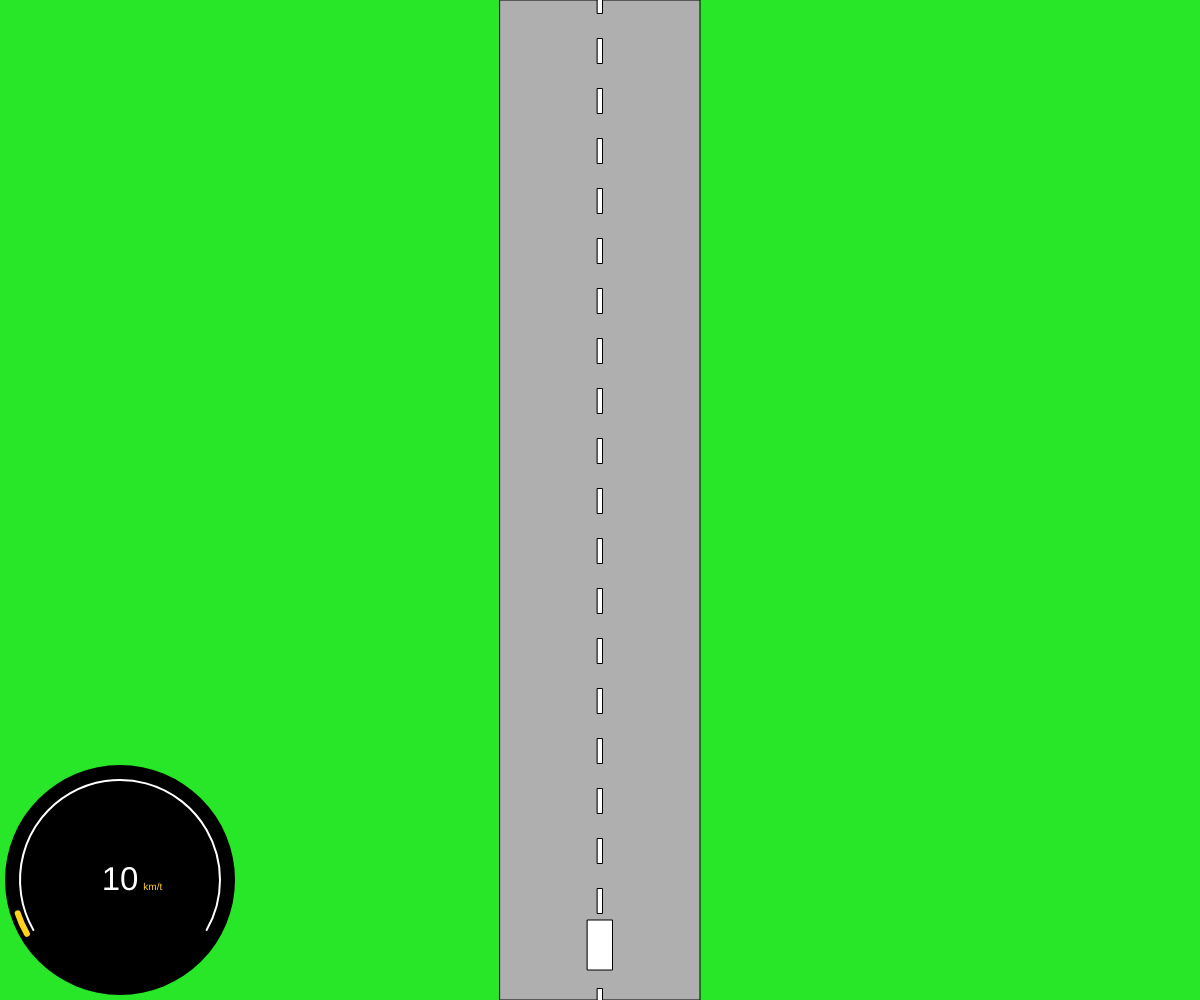
Frame 1 (no input)
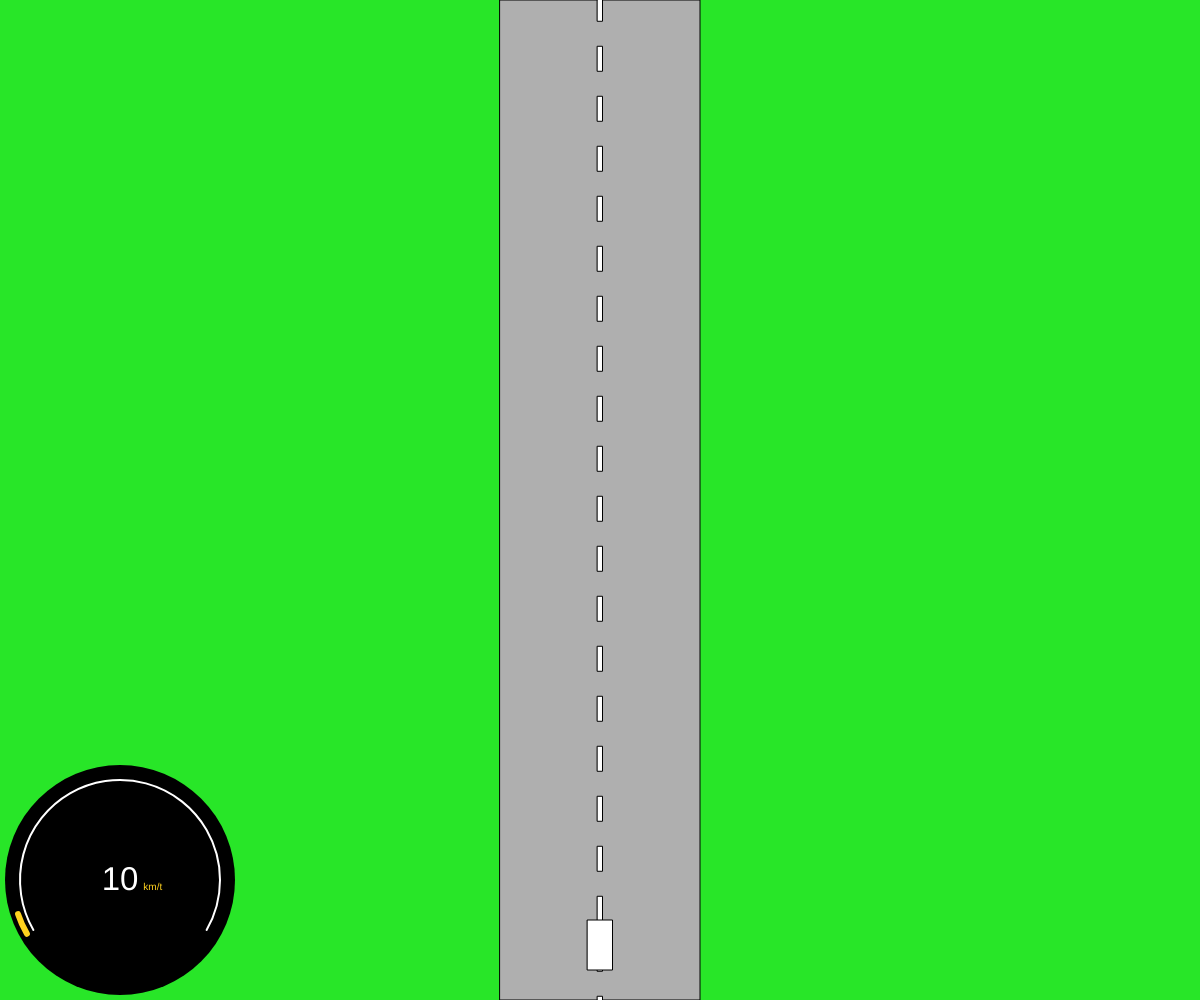
Frame 60 (no input)
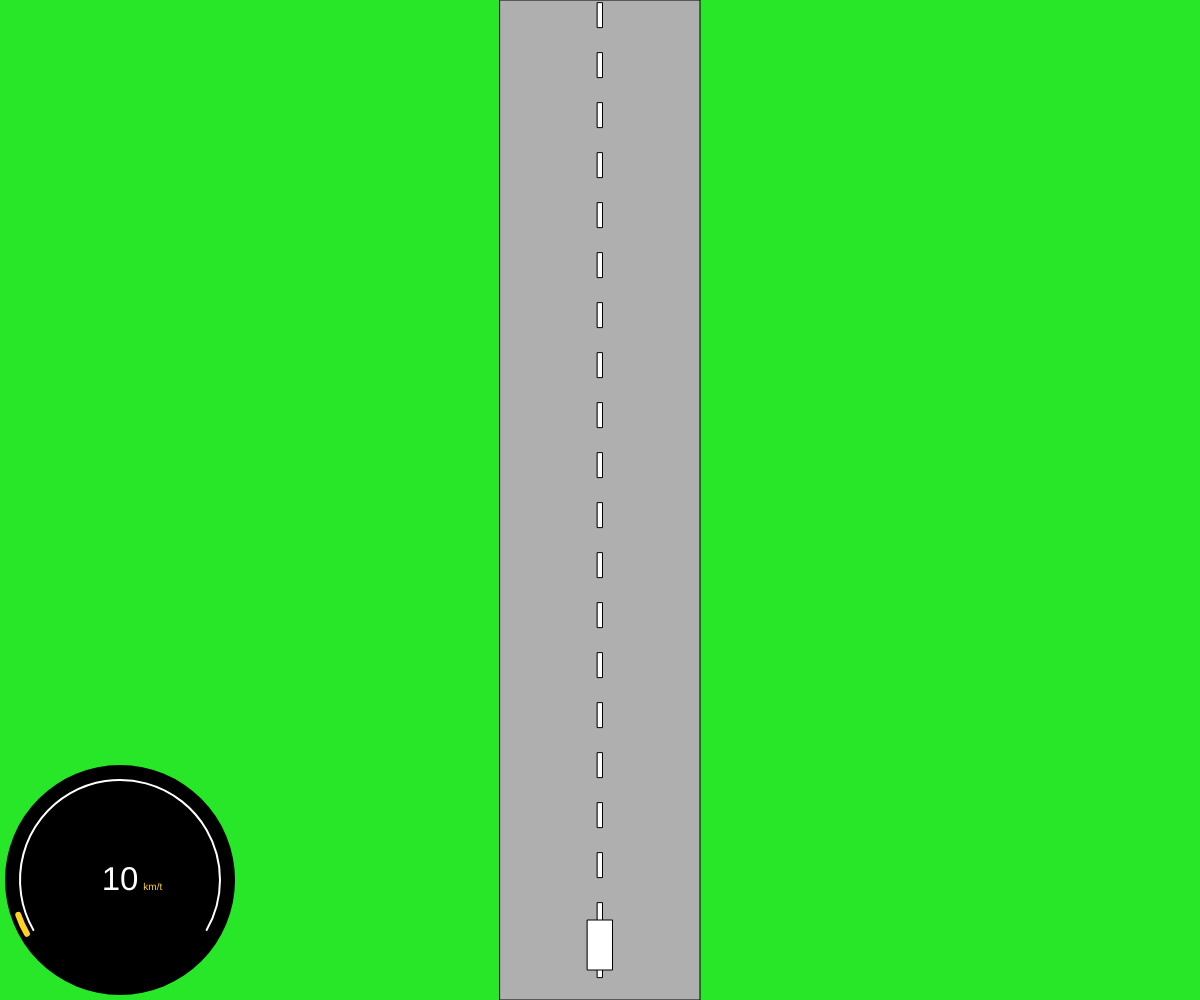
Frame 120 (the mouse pressed at the canvas centre since frame 60)

The p5.js sketch that drew these frames (run headless with seeded random() and noise() and a simulated clock; from frame 60 on, the mouse is pressed at the canvas centre):

// p5.js sketch
// ── sketch.js
let mainBil;
let sHeight = 50;
let speed = 1;
let speedOfset = 0;
let roadWidth = 200;
let speedometer;

function setup() {
  createCanvas(windowWidth, windowHeight);
  rectMode(CENTER);
  mainBil = new Bil(0, height - 55, 25, 50);
  speedometer = new Speedometer(120, height - 120, 200);
}

function draw() {
  background(40, 230, 40);
  translate(width / 2, 0);

  // Ambient
  fill(175);
  rect(0, height / 2, roadWidth, height);
  fill(255);
  // Draw road stripes
  speedOfset += speed;
  for (let i = -(sHeight); i < height + (sHeight); i += sHeight) {
    rect(0, i + speedOfset % sHeight, 5, sHeight / 2);
  }

  mainBil.update();
  mainBil.show();

  // Check keys
  if (keysDown.has('w')) speed += 0.03;
  if (keysDown.has('s')) speed = Math.max(speed - 0.03, 0);

  // Update speed
  speed *= mainBil.isOutsideRoad ? 0.95 : 0.9993; // Slow down over time
  speed = constrain(speed, 0, 20); // Constrain speed between 0 and 20

  // Drawing GUI
  translate(-(width / 2), 0);
  speedometer.setSpeed(map(speed / 2, 0, 10, 0, 220));
  speedometer.draw();
}

// Key shit
const keysDown = new Set();
document.addEventListener('keydown', (event) => keysDown.add(event.key.toLowerCase()));
document.addEventListener('keyup', (event) => keysDown.delete(event.key.toLowerCase()));

class Bil {
  constructor(x, y, w, h) {
    this.x = x;
    this.y = y;
    this.w = w;
    this.h = h;
    this.isOutsideRoad = false;

    // Posetive = right
    // Negative = left
    this.xSpeed = 0;
  }

  show() {
    fill(255);
    rect(this.x, this.y, this.w, this.h);
  }

  update() {
    this.xSpeed = 0;
    if (keysDown.has('a')) { this.xSpeed = -4; }
    if (keysDown.has('d')) { this.xSpeed = 4; }

    // If car is on grass then slow speed
    this.isOutsideRoad = Math.abs(this.x) > roadWidth / 2;
    if (this.isOutsideRoad) this.xSpeed *= 0.25;

    // Prevent car from moveing outside canvas
    this.x = constrain(this.x + this.xSpeed, -(width / 2), width / 2);
  }
}
// ── speedometer.js
class Speedometer {
    constructor(x, y, size) {
        this.x = x;
        this.y = y,
        this.size = size;
        this.speed = 110;
    }

    draw() {
        push();
        translate(this.x, this.y);

        // Draw background cirle
        noStroke();
        fill(0);
        circle(0, 0, this.size + 30);

        // Draw current speed
        textAlign(CENTER, BASELINE);
        textSize(33);
        fill(255);
        noStroke();
        text(~~this.speed, 0, 10);
        const speedTextWidth = textWidth(~~this.speed) / 2;

        // Draw km/t
        textSize(10);
        fill(255, 210, 31);
        noStroke();
        const kmTextWidth = textWidth('km/t') / 2;
        text('km/t', speedTextWidth + 5 + kmTextWidth, 10)

        rotate((PI*5)/6);
        const speedInRadians = map(this.speed, 0, 220, 0, (4*PI)/3);
        noFill();
        strokeWeight(6);
        stroke(255, 210, 31);
        arc(0, 0, this.size + 15, this.size + 15, 0, speedInRadians);

        strokeWeight(2);
        stroke(255);
        arc(0, 0, this.size, this.size, 0, (4*PI)/3);
        pop();
    }

    setSpeed(val) {
        this.speed = val;
    }
}
